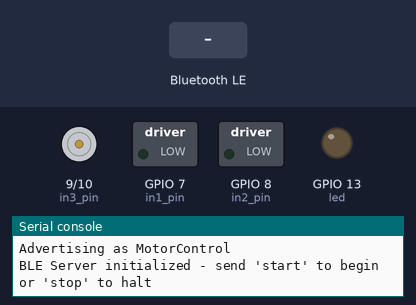
Bench run of a program on a simulated ESP32 board running MicroPython. Shown: motor-driver pin pairs drawn as motors (green arrow = first pin HIGH = forward, orange = second pin HIGH = backward, longer = more drive), switched loads named in the program (green lamp = pin HIGH), output pins drawn as LEDs (lit = HIGH), the last lines printed to the serial console. Inputs (shaded band) come from the test bench. Nothing arrives over Bluetooth unless stated; threads take turns every 2 ms.

Above: at 1.7 s.
1.8 s: "start" written over Bluetooth
At 3.3 s:
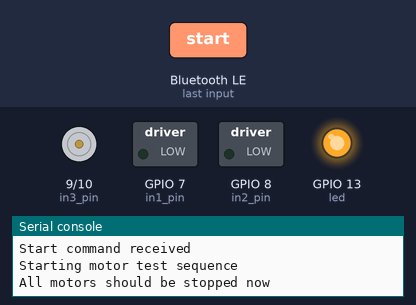
At 3.7 s:
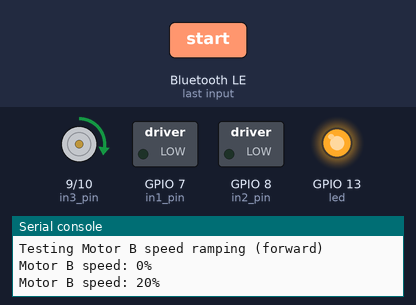
4.8 s: "stop" written over Bluetooth
At 6.4 s:
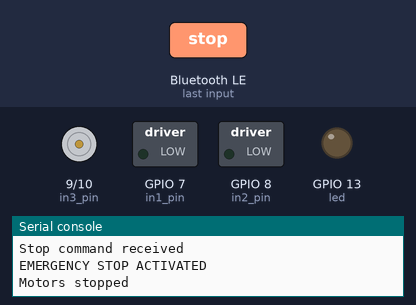
Timing chart, 0 to 7.9 s (numbered marks = the images above; inputs shaded):
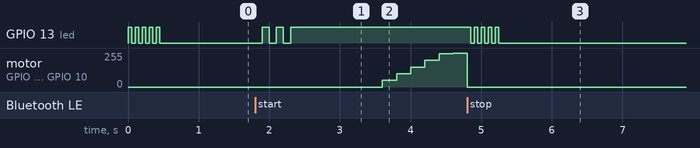

The program:

arduino.py
```python
from machine import Pin, PWM
import bluetooth
import time
import struct

# BLE setup constants
_IRQ_CENTRAL_CONNECT = 1
_IRQ_CENTRAL_DISCONNECT = 2
_IRQ_GATTS_WRITE = 3

# Initialize pins for digital control
in1_pin = Pin(7, Pin.OUT)
in2_pin = Pin(8, Pin.OUT)
in3_pin = Pin(9, Pin.OUT)
in4_pin = Pin(10, Pin.OUT)

# Set all pins LOW
in1_pin.value(0)
in2_pin.value(0)
in3_pin.value(0)
in4_pin.value(0)

# Status LED
led = Pin(13, Pin.OUT)

# Flag to track if test is running
test_running = False

# Emergency stop function
def emergency_stop():
    global test_running
    print("EMERGENCY STOP ACTIVATED")

    # First reset all pins as digital outputs
    in1 = Pin(7, Pin.OUT)
    in2 = Pin(8, Pin.OUT)
    in3 = Pin(9, Pin.OUT)
    in4 = Pin(10, Pin.OUT)

    # Set all pins LOW
    in1.value(0)
    in2.value(0)
    in3.value(0)
    in4.value(0)

    # Set test_running flag to False to interrupt the test
    test_running = False

    # Flash LED rapidly to indicate emergency stop
    for _ in range(5):
        led.value(1)
        time.sleep(0.05)
        led.value(0)
        time.sleep(0.05)

    print("Motors stopped")

# Your test_motors function
def test_motors():
    global test_running
    test_running = True
    print("Starting motor test sequence")

    try:
        # Initialize pins without specifying Pin.OUT mode
        in1_pin = Pin(7)
        in2_pin = Pin(8)
        in3_pin = Pin(9)
        in4_pin = Pin(10)

        # Create PWM objects with frequency and duty in constructor
        pwm3 = PWM(in3_pin, freq=5000, duty=0)  # forwards 2
        pwm4 = PWM(in4_pin, freq=5000, duty=0)  # backwards 2

        # Test all motors stopped
        print("All motors should be stopped now")
        pwm3.duty(0)
        pwm4.duty(0)
        time.sleep(1)  # Shorter initial wait

        # Periodically check if we should stop
        if not test_running:
            return

        # Test motor speed ramping for Motor B - faster ramp-up
        print("Testing Motor B speed ramping (forward)")
        # Faster ramp-up with larger step size (200 instead of 100)
        for duty in range(0, 1024, 200):
            if not test_running:
                break
            print(f"Motor B speed: {duty/10.23:.0f}%")
            pwm3.duty(duty)
            time.sleep(0.2)  # Shorter delay between steps (0.2s instead of 0.5s)

        # Run at full speed for a longer time
        print("Running Motor B forward at full speed")
        pwm3.duty(1023)  # Full speed

        # Check for stop command during the 5-second run
        for _ in range(50):  # 50 x 0.1s = 5 seconds
            if not test_running:
                break
            time.sleep(0.1)

        pwm3.duty(0)
        time.sleep(1)  # Short pause between directions

        if not test_running:
            pwm3.deinit()
            pwm4.deinit()
            return

        # Test motor speed ramping for Motor B backwards - faster ramp-up
        print("Testing Motor B speed ramping (backward)")
        for duty in range(0, 1024, 200):
            if not test_running:
                break
            print(f"Motor B speed: {duty/10.23:.0f}%")
            pwm4.duty(duty)
            time.sleep(0.2)  # Shorter delay between steps

        # Run at full speed for a longer time
        print("Running Motor B backward at full speed")
        pwm4.duty(1023)  # Full speed

        # Check for stop command during the 5-second run
        for _ in range(50):  # 50 x 0.1s = 5 seconds
            if not test_running:
                break
            time.sleep(0.1)

        pwm4.duty(0)

        print("Motor test sequence completed")

    except Exception as e:
        print(f"Error during test: {e}")

    finally:
        # Cleanup - ensure PWM is properly shut down
        try:
            pwm3.duty(0)
            pwm4.duty(0)
            pwm3.deinit()
            pwm4.deinit()
        except:
            # If PWM objects weren't created, force digital stop
            emergency_stop()

    test_running = False

class BLEServer:
    def __init__(self):
        self.name = "MotorControl"
        self.ble = bluetooth.BLE()
        self.ble.active(True)
        self.ble.irq(self.ble_irq)
        self.register_services()

        # Flag to track connection state
        self.connected = False

        # Start advertising
        self.advertise()

        print("BLE Server initialized - send 'start' to begin or 'stop' to halt")

    def ble_irq(self, event, data):
        global test_running

        if event == _IRQ_CENTRAL_CONNECT:
            self.connected = True
            print("BLE Central connected")
            led.value(1)  # Turn LED on when connected

        elif event == _IRQ_CENTRAL_DISCONNECT:
            self.connected = False
            print("BLE Central disconnected")
            led.value(0)  # Turn LED off when disconnected
            # Stop motors if test is running and we disconnect
            if test_running:
                emergency_stop()
            # Start advertising again
            self.advertise()

        elif event == _IRQ_GATTS_WRITE:
            # Get the data from the write
            buffer = self.ble.gatts_read(self.rx_handle)
            if buffer:
                try:
                    message = buffer.decode('utf-8')
                    print(f"Received: {message}")

                    # Process commands
                    if message == 'start' and not test_running:
                        print("Start command received")
                        # Indicate receipt with LED blinks
                        for _ in range(3):
                            led.value(0)
                            time.sleep(0.1)
                            led.value(1)
                            time.sleep(0.1)

                        # Run the test_motors function
                        import _thread
                        _thread.start_new_thread(test_motors, ())

                    elif message == 'stop':
                        print("Stop command received")
                        # Emergency stop
                        emergency_stop()

                except Exception as e:
                    print(f"Error processing message: {e}")

    def register_services(self):
        # Define UART service
        UART_UUID = bluetooth.UUID('6E400001-B5A3-F393-E0A9-E50E24DCCA9E')
        UART_TX = bluetooth.UUID('6E400003-B5A3-F393-E0A9-E50E24DCCA9E')
        UART_RX = bluetooth.UUID('6E400002-B5A3-F393-E0A9-E50E24DCCA9E')

        # Create service
        services = (
            (UART_UUID, (
                (UART_TX, bluetooth.FLAG_NOTIFY),
                (UART_RX, bluetooth.FLAG_WRITE),
            )),
        )

        # Add the service
        ((self.tx_handle, self.rx_handle),) = self.ble.gatts_register_services(services)

    def advertise(self):
        # Simple advertisement data
        name = bytes(self.name, 'utf-8')

        # Make advertising payload
        adv_payload = bytearray()
        adv_payload.extend(struct.pack('BB', 0x02, 0x01))  # Flags
        adv_payload.extend(bytes([0x06]))
        adv_payload.extend(struct.pack('BB', len(name) + 1, 0x09))  # Name
        adv_payload.extend(name)

        # Start advertising
        self.ble.gap_advertise(100, adv_payload)
        print(f"Advertising as {self.name}")

# Make sure motors are stopped at startup
emergency_stop()

# Initialize BLE server
server = BLEServer()

# Main loop - just keep the program running
while True:
    time.sleep(0.1)
```

Measured:
- after the input at 1.8 s, GPIO 13 (led): alternates HIGH for 0.10 s and LOW for 0.10 s, 5 changes in all, then stays HIGH, starting after 0.10 s; motor on GPIO 9 (in3_pin) / GPIO 10 (in4_pin): moves from stopped to forward 255/255 over 1.0 s, starting after 1.8 s
- after the input at 4.8 s, GPIO 13 (led): alternates HIGH for 0.05 s and LOW for 0.05 s, 9 changes in all, then stays LOW, starting after 0.05 s
